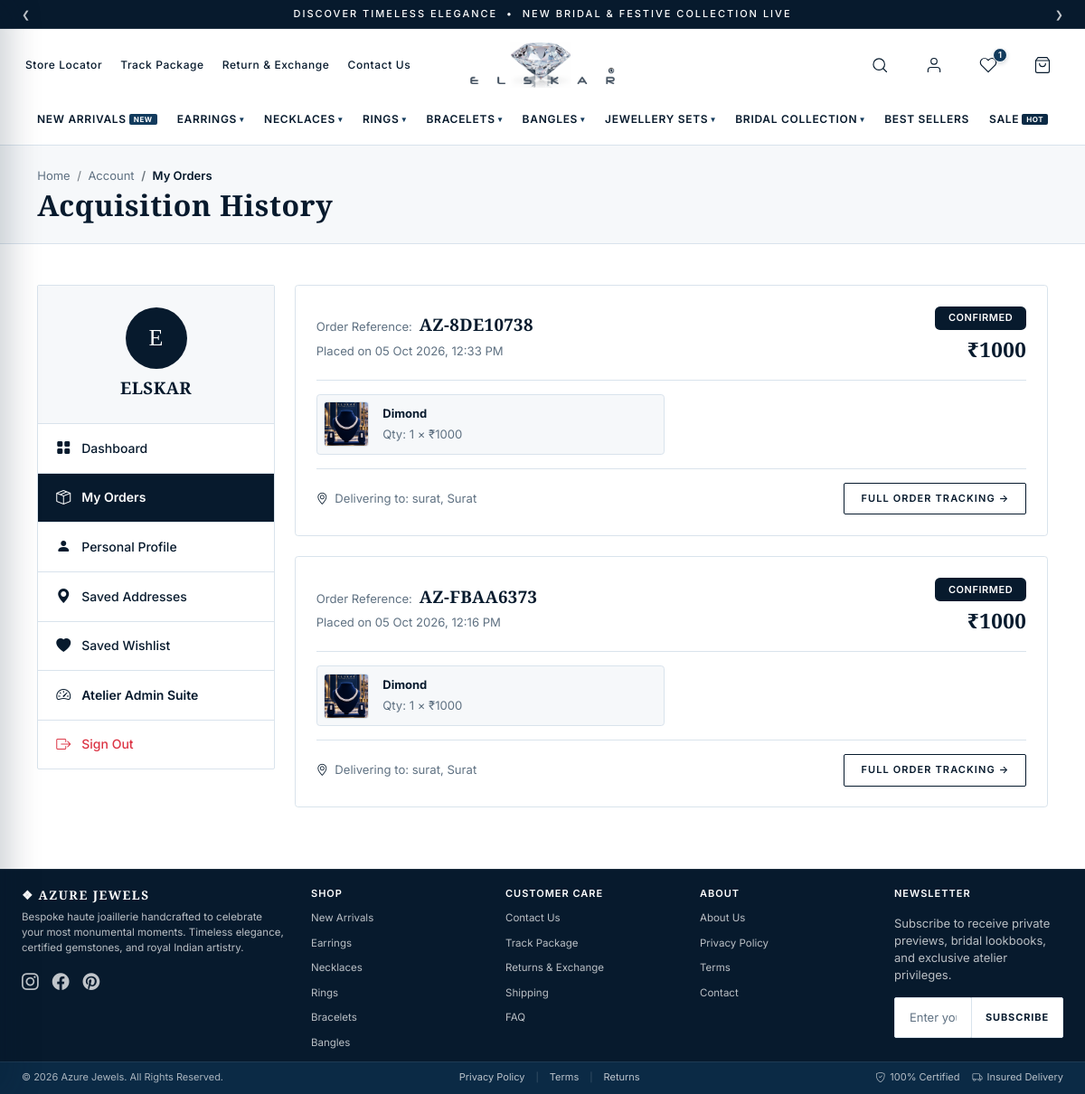
The app's page /account/orders/ (signed in) with its own data.
### store/models.py (models this page shows, shortened)
class Category(models.Model):
    name = models.CharField(max_length=120)
    slug = models.SlugField(max_length=140, unique=True, blank=True)
    parent = models.ForeignKey(
        'self',
        on_delete=models.CASCADE,
        null=True,
        blank=True,
        related_name='subcategories'
    )
    image = models.ImageField(upload_to='categories/', blank=True, null=True)
    description = models.TextField(blank=True)
    menu_group = models.CharField(
        max_length=100,
        blank=True,
        default='SHOP BY STYLE',
        help_text='Mega-menu grouping, e.g. SHOP BY STYLE, OCCASION & METAL, FEATURED'
    )
    order = models.PositiveIntegerField(default=0)
    active = models.BooleanField(default=True)
    created_at = models.DateTimeField(auto_now_add=True)
    class Meta:
        verbose_name = 'Category'
        verbose_name_plural = 'Categories'
        ordering = ['order', 'name']
        unique_together = ('parent', 'name')
    def get_absolute_url(self):
        if self.parent:
            return reverse('subcategory_detail', kwargs={'category_slug': self.parent.slug, 'subcategory_slug': self.slug})
        return reverse('category_detail', kwargs={'category_slug': self.slug})

class Order(models.Model):
    STATUS_CHOICES = [
        ('pending', 'Pending'),
        ('confirmed', 'Confirmed'),
        ('processing', 'Processing'),
        ('shipped', 'Shipped'),
        ('out_for_delivery', 'Out for Delivery'),
        ('delivered', 'Delivered'),
        ('cancelled', 'Cancelled'),
    ]
    order_number = models.CharField(max_length=50, unique=True, blank=True)
    user = models.ForeignKey(User, on_delete=models.SET_NULL, null=True, blank=True, related_name='orders')
    full_name = models.CharField(max_length=200)
    email = models.EmailField()
    phone = models.CharField(max_length=30)
    address = models.TextField()
    city = models.CharField(max_length=100, blank=True)
    state = models.CharField(max_length=100, blank=True)
    postal_code = models.CharField(max_length=30, blank=True)
    subtotal = models.DecimalField(max_digits=12, decimal_places=2, default=Decimal('0.00'))
    shipping_fee = models.DecimalField(max_digits=10, decimal_places=2, default=Decimal('0.00'))
    total = models.DecimalField(max_digits=12, decimal_places=2)
    payment_method = models.CharField(max_length=50, default='Cash on Delivery')
    payment_status = models.CharField(max_length=30, default='Pending')
    status = models.CharField(max_length=30, choices=STATUS_CHOICES, default='pending')
    notes = models.TextField(blank=True)
    created_at = models.DateTimeField(auto_now_add=True)
    updated_at = models.DateTimeField(auto_now=True)
    class Meta:
        ordering = ['-created_at']

class OrderItem(models.Model):
    order = models.ForeignKey(Order, on_delete=models.CASCADE, related_name='items')
    product = models.ForeignKey(Product, on_delete=models.SET_NULL, null=True, blank=True)
    name = models.CharField(max_length=255)
    price = models.DecimalField(max_digits=10, decimal_places=2)
    quantity = models.PositiveIntegerField(default=1)

class Product(models.Model):
    category = models.ForeignKey(Category, on_delete=models.SET_NULL, null=True, blank=True, related_name='products')
    subcategory = models.ForeignKey(Category, on_delete=models.SET_NULL, null=True, blank=True, related_name='subcategory_products')
    name = models.CharField(max_length=255)
    slug = models.SlugField(max_length=280, unique=True, blank=True)
    sku = models.CharField(max_length=60, unique=True, blank=True, null=True)
    description = models.TextField(blank=True)
    material = models.CharField(max_length=150, blank=True, default='22K Gold Plated Brass, Cubic Zirconia')
    care_instructions = models.TextField(blank=True, default='Keep away from moisture, perfume, and harsh chemicals. Store in a cool, dry place inside an airtight zip-lock pouch or Azure Jewels velvet box.')
    price = models.DecimalField(max_digits=10, decimal_places=2)
    sale_price = models.DecimalField(max_digits=10, decimal_places=2, null=True, blank=True)
    stock = models.PositiveIntegerField(default=10)
    image = models.ImageField(upload_to='products/', blank=True, null=True)
    featured = models.BooleanField(default=False)
    best_seller = models.BooleanField(default=False)
    new_arrival = models.BooleanField(default=True)
    active = models.BooleanField(default=True)
    rating = models.DecimalField(max_digits=3, decimal_places=1, default=4.9)
    review_count = models.PositiveIntegerField(default=24)
    created_at = models.DateTimeField(auto_now_add=True)
    class Meta:
        ordering = ['-created_at']

### store/views.py (the view)
# urls.py: path('account/orders/', views.account_orders, name='account_orders'),
@login_required
def account_orders(request):
    orders = Order.objects.filter(user=request.user).order_by('-created_at')
    context = {
        'orders': orders,
    }
    return render(request, 'account-orders.html', context)

### templates/account-orders.html (shortened to what this page needs)
{% extends "base.html" %}
{% load static %}
{% block content %}
<section class="py-4 border-bottom" style="background-color: var(--off-white); border-color: var(--border-light) !important;">
  <div class="container">
    <nav aria-label="breadcrumb">
      <ol class="breadcrumb mb-1" style="font-size: 13px;">
        <li class="breadcrumb-item"><a href="{% url 'home' %}" class="text-muted">Home</a></li>
        <li class="breadcrumb-item"><a href="{% url 'account_dashboard' %}" class="text-muted">Account</a></li>
        <li class="breadcrumb-item active fw-semibold" style="color: var(--primary-navy);" aria-current="page">My Orders</li>
      </ol>
    </nav>
    <h1 class="azure-title mb-0" style="font-size: 32px; color: var(--primary-navy);">Acquisition History</h1>
  </div>
</section>
<section class="py-5 bg-white">
  <div class="container">
    <div class="row g-4">
      <div class="col-12 col-lg-3">
        {% include "includes/account-sidebar.html" with active_tab="orders" %}
      </div>
      <div class="col-12 col-lg-9">
        {% if orders %}
        {% for o in orders %}
        <div class="p-4 border rounded-1 mb-4" style="border-color: var(--border-light) !important;">
          <div class="d-flex flex-column flex-md-row justify-content-between align-items-md-center pb-3 border-bottom mb-3 gap-2" style="border-color: var(--border-light) !important;">
            <div>
              <span class="text-muted small">Order Reference:</span>
              <strong class="azure-serif fs-5 ms-1" style="color: var(--primary-navy);">{{ o.order_number }}</strong>
              <small class="text-muted d-block mt-1">Placed on {{ o.created_at|date:"d M Y, h:i A" }}</small>
            </div>
            <div class="text-md-end">
              <span class="badge py-2 px-3 text-uppercase fw-semibold" style="background-color: var(--primary-navy); color: #FFFFFF; font-size: 11px; letter-spacing: 0.05em;">
                {{ o.get_status_display }}
              </span>
              <div class="azure-serif fs-4 fw-bold mt-1" style="color: var(--primary-navy);">₹{{ o.total|floatformat:0 }}</div>
            </div>
          </div>
          <div class="row g-3">
            {% for item in o.items.all %}
            <div class="col-12 col-md-6">
              <div class="d-flex align-items-center gap-3 p-2 border rounded-1" style="background-color: var(--off-white); border-color: var(--border-light) !important;">
                {% if item.product and item.product.image %}
                <img src="{{ item.product.image.url }}" alt="{{ item.name }}" width="50" height="50" class="rounded-1 border" style="object-fit: cover; border-color: var(--border-light) !important;">
                {% else %}
                <img src="{% static 'assets/images/featured-products/01.webp' %}" alt="{{ item.name }}" width="50" height="50" class="rounded-1 border" style="object-fit: cover; border-color: var(--border-light) !important;">
                {% endif %}
                <div class="flex-grow-1 text-truncate pe-2">
                  <strong class="d-block text-truncate" style="font-size: 13px; color: var(--primary-navy);">{{ item.name }}</strong>
                  <small class="text-muted">Qty: {{ item.quantity }} &times; ₹{{ item.price|floatformat:0 }}</small>
                </div>
              </div>
            </div>
            {% endfor %}
          </div>
          <div class="mt-3 pt-3 border-top d-flex justify-content-between align-items-center" style="border-color: var(--border-light) !important;">
            <small class="text-muted"><i class="bi bi-geo-alt me-1" style="color: var(--primary-navy);"></i> Delivering to: {{ o.address }}, {{ o.city }}</small>
            <a href="{% url 'order_detail' o.order_number %}" class="btn-azure-outline btn-azure-sm">
              Full Order Tracking &rarr;
            </a>
          </div>
        </div>
        {% endfor %}
        {% endif %}
      </div>
    </div>
  </div>
</section>
{% endblock %}

### templates/includes/header.html (shortened to what this page needs)
{% load static %}
<div class="azure-header-wrapper" id="azureHeaderWrapper">
  <div class="azure-announcement-bar" id="azureAnnouncementBar" role="region" aria-label="Announcements">
    <div class="azure-announcement-container">
      <button type="button" class="azure-announcement-arrow azure-announcement-prev" id="azureAnnouncePrev" aria-label="Previous announcement">&#10094;</button>
      <div class="azure-announcement-slider" id="azureAnnounceSlider">
        <div class="azure-announcement-item active">
          <span class="azure-announcement-text d-none d-sm-inline">
            DISCOVER TIMELESS ELEGANCE &nbsp;&bull;&nbsp; NEW BRIDAL &amp; FESTIVE COLLECTION LIVE
          </span>
        </div>
      </div>
      <button type="button" class="azure-announcement-arrow azure-announcement-next" id="azureAnnounceNext" aria-label="Next announcement">&#10095;</button>
    </div>
  </div>
  <header class="azure-main-header" id="azureMainHeader" role="banner">
    <div class="azure-header-container">
      <div class="azure-header-left">
        <nav class="azure-header-utility-nav d-none d-lg-flex" aria-label="Top Utility Links">
          <a href="{% url 'store_locator' %}" class="azure-utility-link">Store Locator</a>
          <a href="{% url 'track_package' %}" class="azure-utility-link">Track Package</a>
          <a href="{% url 'returns' %}" class="azure-utility-link">Return &amp; Exchange</a>
          <a href="{% url 'contact' %}" class="azure-utility-link">Contact Us</a>
        </nav>
      </div>
      <div class="azure-header-center">
        <a href="{% url 'home' %}" class="azure-brand-logo" aria-label="Azure Jewels Home">
          <img
            src="{% static 'assets/images/logo-clean.webp' %}"
            alt="Azure Jewels"
            class="azure-logo-image"
          >
        </a>
      </div>
      <div class="azure-header-right">
        <button type="button" class="azure-icon-btn azure-search-toggle" id="azureSearchToggle" aria-label="Search catalogue" title="Search">
          <svg class="azure-icon-svg" viewBox="0 0 24 24" width="20" height="20" stroke="currentColor" stroke-width="1.4" fill="none" stroke-linecap="round" stroke-linejoin="round" aria-hidden="true">
            <circle cx="11" cy="11" r="7.5"></circle>
            <line x1="21" y1="21" x2="16.5" y2="16.5"></line>
          </svg>
        </button>
        <div class="azure-account-dropdown-wrap d-none d-md-inline-flex">
          <a href="{% if user.is_authenticated %}{% url 'account_dashboard' %}{% else %}{% url 'login' %}{% endif %}" class="azure-icon-btn azure-account-btn" id="azureAccountBtn" aria-label="User Account" title="My Account">
            <svg class="azure-icon-svg" viewBox="0 0 24 24" width="20" height="20" stroke="currentColor" stroke-width="1.4" fill="none" stroke-linecap="round" stroke-linejoin="round" aria-hidden="true">
              <path d="M20 21v-2a4 4 0 0 0-4-4H8a4 4 0 0 0-4 4v2"></path>
              <circle cx="12" cy="7" r="4"></circle>
            </svg>
          </a>
        </div>
        <a href="{% url 'wishlist' %}" class="azure-icon-btn azure-wishlist-btn d-none d-md-inline-flex" aria-label="Wishlist" title="Saved Wishlist">
          <span class="azure-badge wishlist-count" id="azureWishCount">{{ wishlist_count|default:"0" }}</span>
        </a>
        <a href="{% url 'cart' %}" class="azure-icon-btn azure-cart-btn" aria-label="Shopping Bag" title="Shopping Bag">
        </a>
      </div>
    </div>
  </header>
  <nav class="azure-navbar d-none d-lg-block" id="azureNavbar" aria-label="Category Navigation">
    <div class="azure-navbar-container">
      <ul class="azure-nav-list">
        <li class="azure-nav-item">
          <a href="{% url 'shop' %}?new=1" class="azure-nav-link">
            <span>NEW ARRIVALS</span>
            <span class="azure-nav-pill-new">NEW</span>
          </a>
        </li>
        {% for cat in global_categories %}
        <li class="azure-nav-item azure-has-mega">
          <a href="{{ cat.get_absolute_url }}" class="azure-nav-link" aria-haspopup="true" aria-expanded="false">
            <span>{{ cat.name|upper }}</span>
            <span class="azure-nav-caret">&#9662;</span>
          </a>
        </li>
        {% endfor %}
        <li class="azure-nav-item">
          <a href="{% url 'shop' %}?best=1" class="azure-nav-link">
            <span>BEST SELLERS</span>
          </a>
        </li>
        <li class="azure-nav-item">
          <a href="{% url 'shop' %}?sale=1" class="azure-nav-link azure-sale-link">
            <span>SALE</span>
            <span class="azure-nav-pill-sale">HOT</span>
          </a>
        </li>
      </ul>
    </div>
  </nav>
</div>

### templates/includes/account-sidebar.html (shortened to what this page needs)
{% load static %}
<div class="azure-account-sidebar mb-4">
  <div class="azure-account-user-card">
    <div class="azure-account-avatar">
      {{ user.first_name|slice:":1"|default:user.username|slice:":1"|upper }}
    </div>
    <h3 class="azure-title fs-5 mb-1" style="color: var(--primary-navy);">{{ user.get_full_name|default:user.username }}</h3>
  </div>
  <ul class="azure-account-nav">
    <li>
      <a href="{% url 'account_dashboard' %}" class="{% if active_tab == 'dashboard' %}active{% endif %}">
        <i class="bi bi-grid-fill"></i> Dashboard
      </a>
    </li>
    <li>
      <a href="{% url 'account_orders' %}" class="{% if active_tab == 'orders' %}active{% endif %}">
        <i class="bi bi-box-seam"></i> My Orders
      </a>
    </li>
    <li>
      <a href="{% url 'account_profile' %}" class="{% if active_tab == 'profile' %}active{% endif %}">
        <i class="bi bi-person-fill"></i> Personal Profile
      </a>
    </li>
    <li>
      <a href="{% url 'account_addresses' %}" class="{% if active_tab == 'addresses' %}active{% endif %}">
        <i class="bi bi-geo-alt-fill"></i> Saved Addresses
      </a>
    </li>
    <li>
      <a href="{% url 'wishlist' %}">
        <i class="bi bi-heart-fill"></i> Saved Wishlist
      </a>
    </li>
    {% if user.is_staff or user.is_superuser %}
    <li>
      <a href="{% url 'admin_dashboard' %}" style="color: var(--primary-navy); font-weight: 600;">
        <i class="bi bi-speedometer2"></i> Atelier Admin Suite
      </a>
    </li>
    {% endif %}
    <li>
      <a href="{% url 'logout' %}" class="text-danger">
        <i class="bi bi-box-arrow-right"></i> Sign Out
      </a>
    </li>
  </ul>
</div>

### records on screen
Category: name "EARRINGS"
Category: name "NECKLACES"
Category: name "RINGS"
Category: name "BRACELETS"
Category: name "BANGLES"
Category: name "JEWELLERY SETS"
Category: name "BRIDAL COLLECTION"
Order: order_number "AZ-8DE10738", created_at "05 Oct 2026, 12:33 PM", status "CONFIRMED", total "1000", address "surat", city "Surat"
OrderItem: product.image (picture), name "Dimond", quantity "1", price "1000"
Order: order_number "AZ-FBAA6373", created_at "05 Oct 2026, 12:16 PM", status "CONFIRMED", total "1000", address "surat", city "Surat"
OrderItem: product.image (picture), name "Dimond", quantity "1", price "1000"

### other values on screen
{{ wishlist_count|default:"0" }} "1"
{{ user.first_name|slice:":1"|default:user.username|slice:":1"|upper }} "E"
{{ user.get_full_name|default:user.username }} "ELSKAR"
